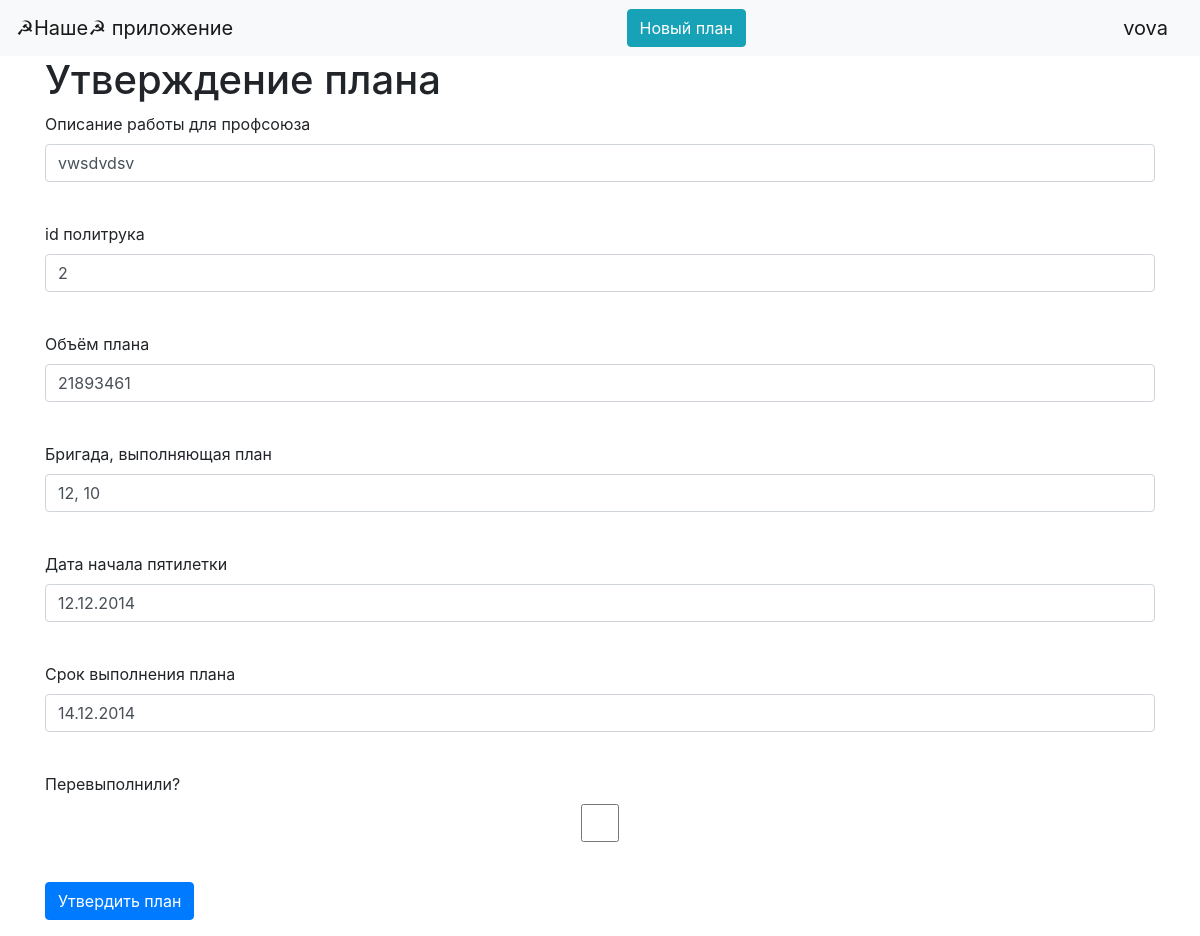
/edit_job/2 (signed in), run on the app's committed database.
### data/users.py (models this page shows, shortened)
class User(SqlAlchemyBase, UserMixin):
    __tablename__ = 'users'
    id = sqlalchemy.Column(sqlalchemy.Integer,
                           primary_key=True, autoincrement=True)
    surname = sqlalchemy.Column(sqlalchemy.String, nullable=True)
    name = sqlalchemy.Column(sqlalchemy.String, nullable=True)
    age = sqlalchemy.Column(sqlalchemy.Integer, nullable=True)
    position = sqlalchemy.Column(sqlalchemy.String, nullable=True)
    speciality = sqlalchemy.Column(sqlalchemy.String, nullable=True)
    address = sqlalchemy.Column(sqlalchemy.String, nullable=True)
    email = sqlalchemy.Column(sqlalchemy.String,
                              index=True, unique=True, nullable=True)
    hashed_password = sqlalchemy.Column(sqlalchemy.String, nullable=True)
    modified_date = sqlalchemy.Column(sqlalchemy.DateTime,
                                     default=datetime.datetime.now)
    jobs = orm.relation("Job")

### data/job.py (models this page shows)
class Job(SqlAlchemyBase, UserMixin):
    __tablename__ = 'jobs'
    id = sqlalchemy.Column(sqlalchemy.Integer,
                           primary_key=True, autoincrement=True)
    creater_id = sqlalchemy.Column(sqlalchemy.Integer, sqlalchemy.ForeignKey("users.id"), nullable=True)
    politryk_id = sqlalchemy.Column(sqlalchemy.Integer, nullable=True)
    name = sqlalchemy.Column(sqlalchemy.String, nullable=True)
    plan = sqlalchemy.Column(sqlalchemy.Integer, nullable=True)
    ids_tovarishei = sqlalchemy.Column(sqlalchemy.String, nullable=True)
    start_of_piatiletka = sqlalchemy.Column(sqlalchemy.String, nullable=True)
    end_of_piatiletka = sqlalchemy.Column(sqlalchemy.String, nullable=True)
    result_of_plan = sqlalchemy.Column(sqlalchemy.Boolean, nullable=True)
    user = orm.relation('User')

### flask_app.py (the view, shortened to what this page needs)
@app.route('/edit_job/<job_id>', methods=['GET', 'POST'])
@login_required
def edit_job(job_id):
    form = AddJobForm()
    if request.method == "GET":
        db_sess = db_session.create_session()
        job = db_sess.query(Job).filter(Job.id == job_id).first()
        print(123)
        if job:
            form.name.data = job.name
            form.politryk_id.data = job.politryk_id
            form.ids_tovarishei.data = job.ids_tovarishei
            form.plan.data = job.plan
            form.ids_tovarishei.data = job.ids_tovarishei
            form.start_of_piatiletka.data = job.start_of_piatiletka
            form.end_of_piatiletka.data = job.end_of_piatiletka
            form.result_of_plan.data = job.result_of_plan
        else:
            abort(404)
    return render_template('add_job.html', title='Да здравствует тов.Сталин! снова...', form=form,
                           form_items=[form.__dict__['_fields'][i] for i in list(form.__dict__['_fields'])[:-2]])

### forms/job_add.py
class AddJobForm(FlaskForm):
    name = StringField('Описание работы для профсоюза', validators=[DataRequired()])
    politryk_id = IntegerField('id политрука', validators=[DataRequired()])
    plan = IntegerField('Объём плана', validators=[DataRequired()])
    ids_tovarishei = StringField('Бригада, выполняющая план', validators=[DataRequired()])
    start_of_piatiletka = StringField('Дата начала пятилетки', validators=[DataRequired()])
    end_of_piatiletka = StringField('Срок выполнения плана', validators=[DataRequired()])
    result_of_plan = BooleanField('Перевыполнили?')
    submit = SubmitField('Утвердить план')

### data/db_session.py (called while the page is built)
def create_session() -> Session:
    global __factory
    return __factory()

### flask_app.py (called while the page is built)
@login_manager.user_loader
def load_user(user_id):
    db_sess = db_session.create_session()
    return db_sess.query(User).get(user_id)

### templates/add_job.html (shortened to what this page needs)
{% extends "base.html" %}
{% block content %}
<h1>Утверждение плана</h1>
<form action="" method="post">
    {% for item in form_items %}
    <p>
        {{ item.label }}<br>
        {{ item(class="form-control") }}<br>
    </p>
    {% endfor %}
    <p>{{ form.submit(type="submit", class="btn btn-primary") }}</p>
</form>
{% endblock %}

### templates/base.html (shortened to what this page needs)
<!doctype html>
<html lang="en">
<head>
    <link rel="stylesheet"
          href="https://stackpath.bootstrapcdn.com/bootstrap/4.4.1/css/bootstrap.min.css"
>
</head>
<body>
<header>
    <nav class="navbar navbar-light bg-light">
        <a class="navbar-brand" href="/">☭Наше☭ приложение</a>
        <a type="button" class="btn btn-info" href="/add_job">Новый план</a>
        {% if current_user.is_authenticated %}
            <a class="navbar-brand" href="/logout">{{ current_user.name }}</a>
        {% else %}
            <div class="btn-group" role="group" aria-label="Basic mixed styles example">
              <a type="button" class="btn btn-success" href="/login">Войти</a>
              <a type="button" class="btn btn-primary" href="/register">Зарегистрироваться</a>
            </div>
        {% endif %}
    </nav>
</header>
<main role="main" class="container">
    {% block content %}{% endblock %}
</main>
</body>
</html>

### data on the page
User: name "vova"
Job: name "vwsdvdsv" "2" "21893461" "12, 10" "12.12.2014" "14.12.2014"

### other printed values
{{ item.label }} "Описание работы для профсоюза" "id политрука" "Объём плана" "Бригада, выполняющая план" "Дата начала пятилетки" "Срок выполнения плана" "Перевыполнили?"
